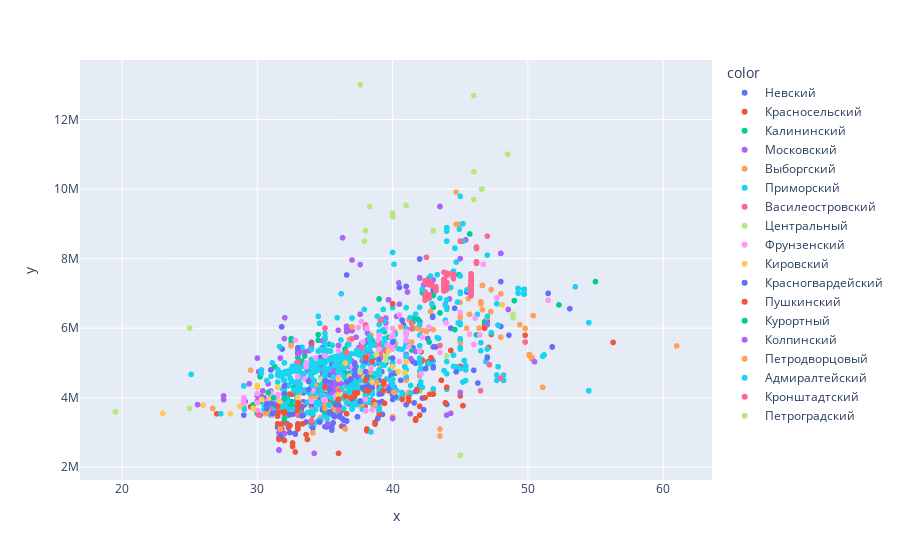

Here is the notebook cell this chart was saved with:
### Code cell
px.scatter(x = one_flat.total_area,
    y = one_flat.total_price, color = one_flat.district)
